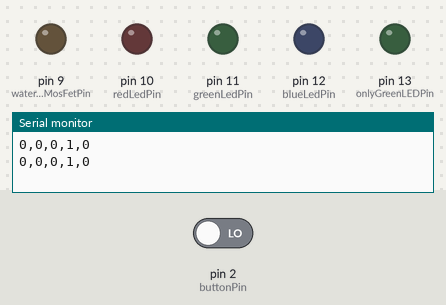
The sketch below on a simulated Arduino Uno, built with avr-gcc and run on an emulated ATmega328P. Parts: output pins drawn as LEDs (lit = HIGH), the last lines printed to the serial monitor. Dashed ring = blinking. The test bench sets the inputs (shaded band); at power-on: pin 2 (buttonPin) LOW.

Above: at 18.0 s.
18.1 s: pin 2 (buttonPin) driven HIGH
At 21.25 s:
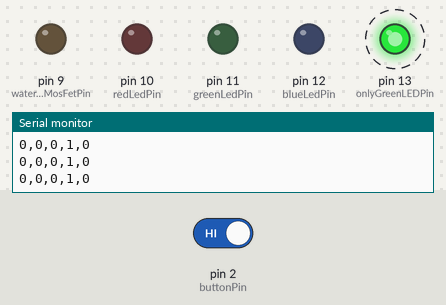
28.7 s: pin 2 (buttonPin) driven LOW
At 31.87 s:
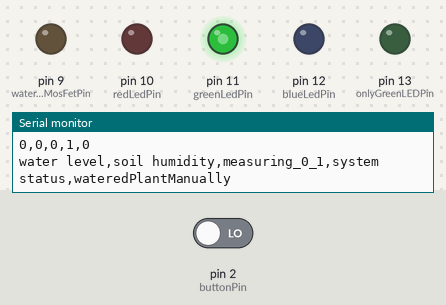
Timing chart, 0 to 44.0 s (numbered marks = the images above; inputs shaded):
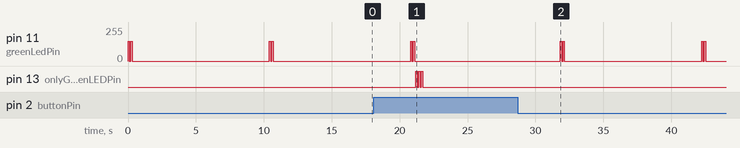

The sketch:

humiplant.ino
```cpp
//Analog Pins
const int waterLevelPin = A0;
const int soilPin = A1;
const int waterLevelMosFetPin = 9;

//digital Pins
const int redLedPin = 10;
const int greenLedPin = 11;
const int blueLedPin = 12;
const int buttonPin = 2;
const int onlyGreenLEDPin = 13;

//time constants
const int sensorConvergenceTime_ms = 6;
const int measurementInterval_s = 30;
const int communicationInterval_s = 10;
int serialCtr = 0;

// water level and humidity parameters
const int waterLevelEmptyAnalogVal = 50; //0 would actually be totally dry
const int soilTooDryThreshold = 400;


// colors
int red[3] = {150, 0, 0};
int green[3] = {0, 150, 0};
int blue[3] = {0, 0, 150};
int yellow[3] = {75, 75, 0};

// Function Declaations
//void redBlinkAllGood(const int);
//void redBlinkWaterLevelLow(const int);
//void redBlinkEmergency(const int);
//void redBlinkWatering(const int);
void blinkLED(const int);
int getAnalogHumiditySensorReading(const int, const int, const int);
void communicateSystemStatus (int systemStatus, const int redLedPin);
void blinkColorLED(const int, const int, const int, const int []);


//------------------------------------------------------------------------------------------------------------
void setup(){
  pinMode(waterLevelPin, INPUT);
  pinMode(soilPin, INPUT);
  pinMode(waterLevelMosFetPin, OUTPUT);
  pinMode(redLedPin, OUTPUT);
  pinMode(buttonPin, INPUT);
  pinMode(onlyGreenLEDPin, OUTPUT);

  digitalWrite(waterLevelMosFetPin, LOW);

  Serial.begin(9600);

}


//------------------------------------------------------------------------------------------------------------
int currentWaterLevelAnalogVal;
int soilHumidity;
int systemStatus = 1; // capture current status between measurements to decouple loops
// 1: all good
// 2: humidity too low but reservoir ok -> watering
// 3: humidity okay but reservoir too low
// 4: emergency: humidity too low and reservoir empty
unsigned long previousMillis = 0;
unsigned long currentMillis = 0;
int buttonPressed = 0;


void loop(){

  currentMillis = millis();

  if (currentMillis - previousMillis > measurementInterval_s*1000) { //only measure infrequently but story system status

    if (serialCtr ==0) {
      //log header only once
      Serial.print("water level,soil humidity,measuring_0_1,system status,wateredPlantManually\n");
      serialCtr++;
    }
    previousMillis = currentMillis; // set counting back

    // check reservoir water level

    //read out analog humidity sensor (with mosfet to safe lifetime)
    currentWaterLevelAnalogVal = getAnalogHumiditySensorReading(waterLevelPin, waterLevelMosFetPin, sensorConvergenceTime_ms);

    // check soil moisture
    soilHumidity = getAnalogHumiditySensorReading(soilPin, waterLevelMosFetPin, sensorConvergenceTime_ms);

    // check system status and store
    if (soilHumidity < soilTooDryThreshold) { // soil humidity too low
      if (currentWaterLevelAnalogVal > waterLevelEmptyAnalogVal){ // if reservoir okay
        systemStatus = 2;
      }
      else { //blink emergency -> humidity too low and reservoir empty
        systemStatus = 4;
      }
    }
    else { // soil humidity okay
      if (currentWaterLevelAnalogVal < waterLevelEmptyAnalogVal) { // reservoir too low -> blink indication
        systemStatus = 3;
      }
      else { //else all good
        systemStatus = 1;
      }
    }
    Serial.print(currentWaterLevelAnalogVal);
    Serial.print(",");
    Serial.print(soilHumidity);
    Serial.print(",");
    Serial.print(1);
    Serial.print(",");
    Serial.print(systemStatus);
    Serial.print(",");
    Serial.print(buttonPressed);
    Serial.print("\n");
  }

  //blink LED for system status
  communicateSystemStatus ( systemStatus, redLedPin);

  Serial.print(currentWaterLevelAnalogVal);
  Serial.print(",");
  Serial.print(soilHumidity);
  Serial.print(",");
  Serial.print(0);
  Serial.print(",");
  Serial.print(systemStatus);
  Serial.print(",");
  Serial.print(buttonPressed);
  Serial.print("\n");


  //check for button pressing
  if (digitalRead(buttonPin) == HIGH) {
    buttonPressed = 1;

    //if button pressed and recorded, blink green LED
    blinkLED(onlyGreenLEDPin);

  }
  else {
    buttonPressed = 0;
  }


  // only measure once in a while, slow system
  delay(communicationInterval_s*1000);

}


int getAnalogHumiditySensorReading(const int pinToRead, const int sensorMosFetPin, const int sensorConvergenceTime_ms) {

    // wake up sensor
    //Serial.print("\nwaking up sensor \n");
    digitalWrite(sensorMosFetPin, HIGH);

    //wait until converged
    delay(sensorConvergenceTime_ms);

    // measure
    int analogSensorReading= analogRead(pinToRead);

    //Serial.print("analog sensor level value: ");
    //Serial.print("\n");
    //Serial.print(analogSensorReading);
    //Serial.print("\n");

    // send sensor to sleep
    //Serial.print("send senor to sleep \n");
    digitalWrite(sensorMosFetPin, LOW);

    return analogSensorReading;

}


void communicateSystemStatus ( int systemStatus, const int redLedPin) {
  switch (systemStatus) {
     case 1:
       //redBlinkAllGood ( redLedPin );
       blinkColorLED (redLedPin, greenLedPin, blueLedPin, green);
       //Serial.print("all good: reservoir full and plant soil humid\n");
       break;
      case 2:
       //redBlinkWatering( redLedPin );
       blinkColorLED (redLedPin, greenLedPin, blueLedPin, blue);
       //Serial.print("watering the plant\n");
       break;
     case 3:
       //redBlinkWaterLevelLow( redLedPin );
       blinkColorLED (redLedPin, greenLedPin, blueLedPin, yellow);
       //Serial.print("soil okay but reservoir empty\n");
       break;
     case 4:
       blinkColorLED (redLedPin, greenLedPin, blueLedPin, red);
       //Serial.print("emergency: soil too dry and reservoir empty\n");
       break;
  }
}

void blinkColorLED(const int redPin, const int greenPin, const int bluePin, const int color[]) {

  int timeMs = 100;

  for (int ctr = 1; ctr <=2; ctr++) {
    analogWrite(redPin, color[0]);
    analogWrite(greenPin, color[1]);
    analogWrite(bluePin, color[2]);
    delay(timeMs);
    analogWrite(redPin, 0);
    analogWrite(greenPin, 0);
    analogWrite(bluePin, 0);
    delay(timeMs);
  }
}

void blinkLED(const int pin) {
  int timeMs = 100;
  for (int ctr = 1; ctr <=3; ctr++) {
    digitalWrite(pin, HIGH);
    delay(timeMs);
    digitalWrite(pin, LOW);
    delay(timeMs);
  }
}

////unused, only red LED
//
//void redBlinkWaterLevelLow(const int pin) {
//  int timeMs = 200;
//  for (int ctr = 1; ctr <=3; ctr++) {
//    digitalWrite(pin, HIGH);
//    delay(timeMs);
//    digitalWrite(pin, LOW);
//    delay(timeMs);
//  }
//}
//
//void redBlinkEmergency(const int pin) {
//  int timeMs = 200;
//  for (int ctr = 1; ctr <=4; ctr++) {
//    digitalWrite(pin, HIGH);
//    delay(timeMs);
//    digitalWrite(pin, LOW);
//    delay(timeMs);
//  }
//}
//
//
//void redBlinkAllGood(const int pin) {
//  int timeMs = 200;
//  for (int ctr = 1; ctr <=1; ctr++) {
//    digitalWrite(pin, HIGH);
//    delay(timeMs);
//    digitalWrite(pin, LOW);
//    delay(timeMs);
//  }
//}
//
//
//void redBlinkWatering(const int pin) {
//  int timeMs = 200;
//  for (int ctr = 1; ctr <=2; ctr++) {
//    digitalWrite(pin, HIGH);
//    delay(timeMs);
//    digitalWrite(pin, LOW);
//    delay(timeMs);
//  }
//}
```

Measured:
- after the input at 18.1 s, pin 13 (onlyGreenLEDPin): alternates HIGH for 0.10 s and LOW for 0.10 s, 6 changes in all, then stays LOW, starting after 3.1 s
- after the input at 28.7 s, pin 13 (onlyGreenLEDPin): stops changing and stays LOW
